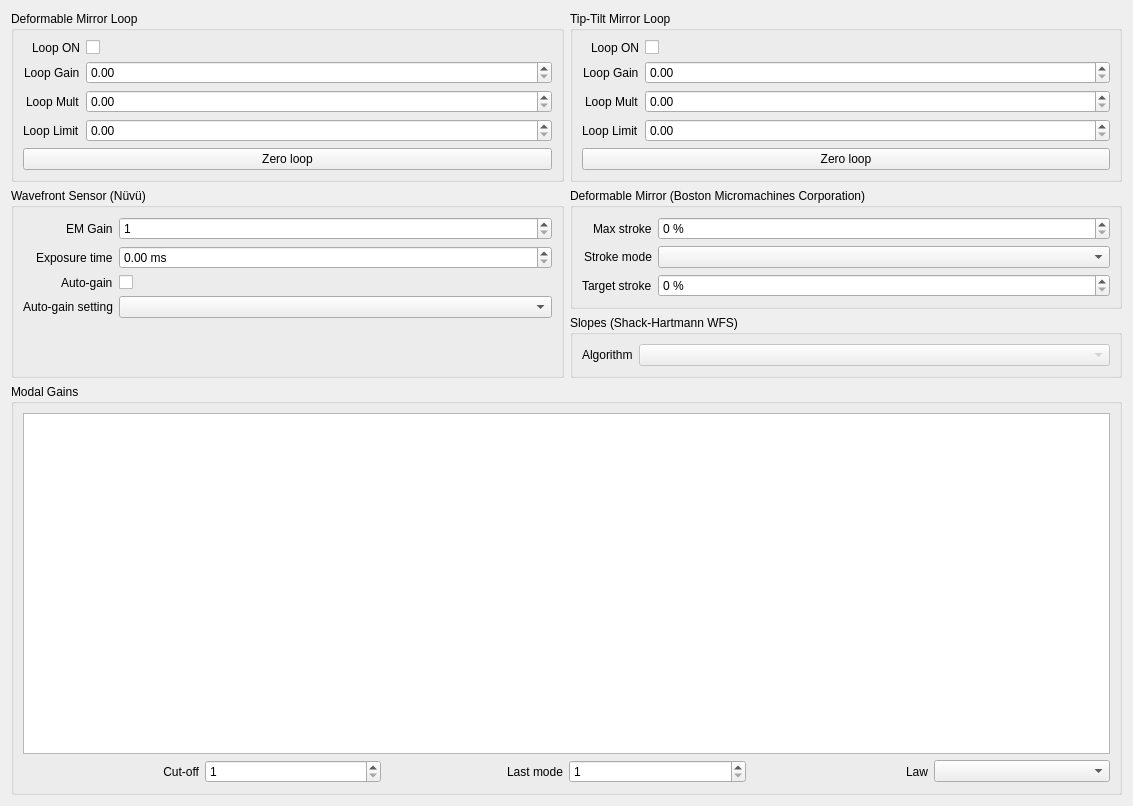
<?xml version="1.0" encoding="UTF-8"?>
<ui version="4.0">
 <class>LoopControlsWidget</class>
 <widget class="QWidget" name="LoopControlsWidget">
  <property name="geometry">
   <rect>
    <x>0</x>
    <y>0</y>
    <width>1133</width>
    <height>806</height>
   </rect>
  </property>
  <property name="windowTitle">
   <string>Loop Controls - KalAO</string>
  </property>
  <layout class="QGridLayout" name="gridLayout" rowstretch="0,0,0,0" columnstretch="1,1">
   <item row="0" column="0">
    <widget class="QGroupBox" name="dmloop_groupbox">
     <property name="title">
      <string>Deformable Mirror Loop</string>
     </property>
     <layout class="QFormLayout" name="formLayout_3">
      <property name="labelAlignment">
       <set>Qt::AlignRight|Qt::AlignTrailing|Qt::AlignVCenter</set>
      </property>
      <item row="0" column="0">
       <widget class="QLabel" name="dmloop_on_label">
        <property name="text">
         <string>Loop ON</string>
        </property>
       </widget>
      </item>
      <item row="0" column="1">
       <widget class="QCheckBox" name="dmloop_on_checkbox">
        <property name="text">
         <string/>
        </property>
       </widget>
      </item>
      <item row="1" column="0">
       <widget class="QLabel" name="dmloopgain_label">
        <property name="text">
         <string>Loop Gain</string>
        </property>
       </widget>
      </item>
      <item row="1" column="1">
       <widget class="QDoubleSpinBox" name="dmloop_gain_spinbox">
        <property name="keyboardTracking">
         <bool>false</bool>
        </property>
        <property name="singleStep">
         <double>0.010000000000000</double>
        </property>
       </widget>
      </item>
      <item row="2" column="1">
       <widget class="QDoubleSpinBox" name="dmloop_mult_spinbox">
        <property name="keyboardTracking">
         <bool>false</bool>
        </property>
        <property name="maximum">
         <double>1.000000000000000</double>
        </property>
        <property name="singleStep">
         <double>0.010000000000000</double>
        </property>
       </widget>
      </item>
      <item row="2" column="0">
       <widget class="QLabel" name="dmloop_mult_label">
        <property name="text">
         <string>Loop Mult</string>
        </property>
       </widget>
      </item>
      <item row="3" column="0">
       <widget class="QLabel" name="dmloop_limit_label">
        <property name="text">
         <string>Loop Limit</string>
        </property>
       </widget>
      </item>
      <item row="3" column="1">
       <widget class="QDoubleSpinBox" name="dmloop_limit_spinbox">
        <property name="keyboardTracking">
         <bool>false</bool>
        </property>
        <property name="singleStep">
         <double>0.010000000000000</double>
        </property>
       </widget>
      </item>
      <item row="4" column="0" colspan="2">
       <widget class="QPushButton" name="dmloop_zero_button">
        <property name="text">
         <string>Zero loop</string>
        </property>
       </widget>
      </item>
     </layout>
    </widget>
   </item>
   <item row="3" column="0" colspan="2">
    <widget class="QGroupBox" name="modalgains_groupbox">
     <property name="title">
      <string>Modal Gains</string>
     </property>
     <layout class="QGridLayout" name="gridLayout_11">
      <item row="0" column="0">
       <widget class="KDraggableChartView" name="modalgains_plot"/>
      </item>
      <item row="3" column="0">
       <layout class="QHBoxLayout" name="horizontalLayout">
        <item>
         <widget class="QLabel" name="cutoff_label">
          <property name="text">
           <string>Cut-off</string>
          </property>
          <property name="alignment">
           <set>Qt::AlignRight|Qt::AlignTrailing|Qt::AlignVCenter</set>
          </property>
         </widget>
        </item>
        <item>
         <widget class="QSpinBox" name="cutoff_spinbox">
          <property name="keyboardTracking">
           <bool>false</bool>
          </property>
          <property name="minimum">
           <number>1</number>
          </property>
         </widget>
        </item>
        <item>
         <widget class="QLabel" name="last_label">
          <property name="text">
           <string>Last mode</string>
          </property>
          <property name="alignment">
           <set>Qt::AlignRight|Qt::AlignTrailing|Qt::AlignVCenter</set>
          </property>
         </widget>
        </item>
        <item>
         <widget class="QSpinBox" name="last_spinbox">
          <property name="keyboardTracking">
           <bool>false</bool>
          </property>
          <property name="minimum">
           <number>1</number>
          </property>
         </widget>
        </item>
        <item>
         <widget class="QLabel" name="law_label">
          <property name="text">
           <string>Law</string>
          </property>
          <property name="alignment">
           <set>Qt::AlignRight|Qt::AlignTrailing|Qt::AlignVCenter</set>
          </property>
         </widget>
        </item>
        <item>
         <widget class="QComboBox" name="law_combobox"/>
        </item>
       </layout>
      </item>
     </layout>
    </widget>
   </item>
   <item row="1" column="1">
    <widget class="QGroupBox" name="bmc_groupbox">
     <property name="title">
      <string>Deformable Mirror (Boston Micromachines Corporation)</string>
     </property>
     <layout class="QFormLayout" name="formLayout_5">
      <property name="labelAlignment">
       <set>Qt::AlignRight|Qt::AlignTrailing|Qt::AlignVCenter</set>
      </property>
      <item row="0" column="0">
       <widget class="QLabel" name="bmc_maxstroke_label">
        <property name="text">
         <string>Max stroke</string>
        </property>
       </widget>
      </item>
      <item row="0" column="1">
       <widget class="QDoubleSpinBox" name="bmc_maxstroke_spinbox">
        <property name="keyboardTracking">
         <bool>false</bool>
        </property>
        <property name="suffix">
         <string> %</string>
        </property>
        <property name="decimals">
         <number>0</number>
        </property>
        <property name="minimum">
         <double>0.000000000000000</double>
        </property>
        <property name="maximum">
         <double>100.000000000000000</double>
        </property>
        <property name="singleStep">
         <double>5.000000000000000</double>
        </property>
       </widget>
      </item>
      <item row="1" column="0">
       <widget class="QLabel" name="bmc_strokemode_label">
        <property name="text">
         <string>Stroke mode</string>
        </property>
       </widget>
      </item>
      <item row="1" column="1">
       <widget class="QComboBox" name="bmc_strokemode_combobox"/>
      </item>
      <item row="2" column="0">
       <widget class="QLabel" name="bmc_targetstroke_label">
        <property name="text">
         <string>Target stroke</string>
        </property>
       </widget>
      </item>
      <item row="2" column="1">
       <widget class="QDoubleSpinBox" name="bmc_targetstroke_spinbox">
        <property name="keyboardTracking">
         <bool>false</bool>
        </property>
        <property name="suffix">
         <string> %</string>
        </property>
        <property name="decimals">
         <number>0</number>
        </property>
        <property name="minimum">
         <double>0.000000000000000</double>
        </property>
        <property name="maximum">
         <double>100.000000000000000</double>
        </property>
        <property name="singleStep">
         <double>5.000000000000000</double>
        </property>
       </widget>
      </item>
     </layout>
    </widget>
   </item>
   <item row="0" column="1">
    <widget class="QGroupBox" name="ttmloop_groupbox">
     <property name="title">
      <string>Tip-Tilt Mirror Loop</string>
     </property>
     <layout class="QFormLayout" name="formLayout_4">
      <property name="labelAlignment">
       <set>Qt::AlignRight|Qt::AlignTrailing|Qt::AlignVCenter</set>
      </property>
      <item row="0" column="0">
       <widget class="QLabel" name="ttmloop_on_label">
        <property name="text">
         <string>Loop ON</string>
        </property>
       </widget>
      </item>
      <item row="1" column="0">
       <widget class="QLabel" name="ttmloop_gain_label">
        <property name="text">
         <string>Loop Gain</string>
        </property>
       </widget>
      </item>
      <item row="2" column="0">
       <widget class="QLabel" name="ttmloop_mult_label">
        <property name="text">
         <string>Loop Mult</string>
        </property>
       </widget>
      </item>
      <item row="3" column="0">
       <widget class="QLabel" name="ttmloop_limit_label">
        <property name="text">
         <string>Loop Limit</string>
        </property>
       </widget>
      </item>
      <item row="0" column="1">
       <widget class="QCheckBox" name="ttmloop_on_checkbox">
        <property name="text">
         <string/>
        </property>
       </widget>
      </item>
      <item row="1" column="1">
       <widget class="QDoubleSpinBox" name="ttmloop_gain_spinbox">
        <property name="keyboardTracking">
         <bool>false</bool>
        </property>
        <property name="singleStep">
         <double>0.010000000000000</double>
        </property>
       </widget>
      </item>
      <item row="2" column="1">
       <widget class="QDoubleSpinBox" name="ttmloop_mult_spinbox">
        <property name="keyboardTracking">
         <bool>false</bool>
        </property>
        <property name="maximum">
         <double>1.000000000000000</double>
        </property>
        <property name="singleStep">
         <double>0.010000000000000</double>
        </property>
       </widget>
      </item>
      <item row="3" column="1">
       <widget class="QDoubleSpinBox" name="ttmloop_limit_spinbox">
        <property name="keyboardTracking">
         <bool>false</bool>
        </property>
        <property name="singleStep">
         <double>0.010000000000000</double>
        </property>
       </widget>
      </item>
      <item row="4" column="0" colspan="2">
       <widget class="QPushButton" name="ttmloop_zero_button">
        <property name="text">
         <string>Zero loop</string>
        </property>
       </widget>
      </item>
     </layout>
    </widget>
   </item>
   <item row="2" column="1">
    <widget class="QGroupBox" name="shwfs_groupbox">
     <property name="title">
      <string>Slopes (Shack-Hartmann WFS)</string>
     </property>
     <layout class="QFormLayout" name="formLayout">
      <property name="labelAlignment">
       <set>Qt::AlignRight|Qt::AlignTrailing|Qt::AlignVCenter</set>
      </property>
      <item row="0" column="0">
       <widget class="QLabel" name="shwfs_algorithm_label">
        <property name="text">
         <string>Algorithm</string>
        </property>
       </widget>
      </item>
      <item row="0" column="1">
       <widget class="QComboBox" name="shwfs_algorithm_combobox">
        <property name="enabled">
         <bool>false</bool>
        </property>
       </widget>
      </item>
     </layout>
    </widget>
   </item>
   <item row="1" column="0" rowspan="2">
    <widget class="QGroupBox" name="nuvu_groupbox">
     <property name="title">
      <string>Wavefront Sensor (Nüvü)</string>
     </property>
     <layout class="QFormLayout" name="formLayout_2">
      <property name="labelAlignment">
       <set>Qt::AlignRight|Qt::AlignTrailing|Qt::AlignVCenter</set>
      </property>
      <item row="0" column="0">
       <widget class="QLabel" name="nuvu_emgain_label">
        <property name="text">
         <string>EM Gain</string>
        </property>
       </widget>
      </item>
      <item row="0" column="1">
       <widget class="QSpinBox" name="nuvu_emgain_spinbox">
        <property name="keyboardTracking">
         <bool>false</bool>
        </property>
        <property name="minimum">
         <number>1</number>
        </property>
        <property name="maximum">
         <number>1000</number>
        </property>
       </widget>
      </item>
      <item row="1" column="0">
       <widget class="QLabel" name="nuvu_exposuretime_label">
        <property name="text">
         <string>Exposure time</string>
        </property>
       </widget>
      </item>
      <item row="1" column="1">
       <widget class="QDoubleSpinBox" name="nuvu_exposuretime_spinbox">
        <property name="keyboardTracking">
         <bool>false</bool>
        </property>
        <property name="suffix">
         <string> ms</string>
        </property>
        <property name="decimals">
         <number>2</number>
        </property>
        <property name="maximum">
         <double>1000.000000000000000</double>
        </property>
        <property name="singleStep">
         <double>0.100000000000000</double>
        </property>
       </widget>
      </item>
      <item row="2" column="0">
       <widget class="QLabel" name="nuvu_autogain_label">
        <property name="text">
         <string>Auto-gain</string>
        </property>
       </widget>
      </item>
      <item row="2" column="1">
       <widget class="QCheckBox" name="nuvu_autogain_checkbox">
        <property name="text">
         <string/>
        </property>
       </widget>
      </item>
      <item row="3" column="0">
       <widget class="QLabel" name="nuvu_autogain_setting_label">
        <property name="text">
         <string>Auto-gain setting</string>
        </property>
       </widget>
      </item>
      <item row="3" column="1">
       <widget class="QComboBox" name="nuvu_autogain_setting_combobox"/>
      </item>
     </layout>
    </widget>
   </item>
  </layout>
 </widget>
 <customwidgets>
  <customwidget>
   <class>KDraggableChartView</class>
   <extends>QGraphicsView</extends>
   <header>kalao</header>
  </customwidget>
 </customwidgets>
 <resources/>
 <connections/>
</ui>
